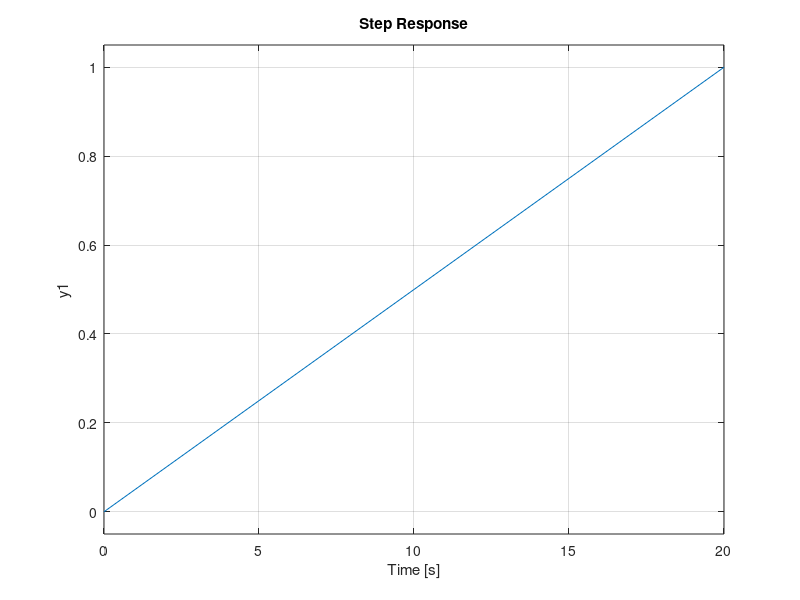

Source code (MATLAB):
m = 1 ; 
k = 1 ; 
b = 1 ; 
F = 1 ; 

f = @(t,X) [X(2)
           (F-b*X(2)-k*X(1))/m] ; 
tSpan = [0 20];
X0 = [0 0]; 
[t,X] = ode45(f,tSpan,X0);

subplot(1,2,1)
plot(t,X(:,1),"LineWidth",2)
grid on 
xlabel("Time") ; ylabel("Amplitude")
title("ode45 Response")

subplot(1,2,2)
G = tf(1,[1 1 1]);
step(G,tSpan)
